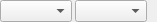
<?xml version="1.0" encoding="UTF-8"?>
<ui version="4.0">
 <class>CSelcalCodeSelector</class>
 <widget class="QFrame" name="CSelcalCodeSelector">
  <property name="geometry">
   <rect>
    <x>0</x>
    <y>0</y>
    <width>132</width>
    <height>22</height>
   </rect>
  </property>
  <property name="windowTitle">
   <string>SELCAL selector</string>
  </property>
  <layout class="QHBoxLayout" name="hl_SelcalCodeSelector">
   <property name="spacing">
    <number>3</number>
   </property>
   <property name="leftMargin">
    <number>0</number>
   </property>
   <property name="topMargin">
    <number>0</number>
   </property>
   <property name="rightMargin">
    <number>0</number>
   </property>
   <property name="bottomMargin">
    <number>0</number>
   </property>
   <item>
    <widget class="QComboBox" name="cb_SelcalPairs1"/>
   </item>
   <item>
    <widget class="QComboBox" name="cb_SelcalPairs2"/>
   </item>
   <item>
    <widget class="swift::gui::CTickLabel" name="lblp_ValidCodeIcon">
     <property name="sizePolicy">
      <sizepolicy hsizetype="Maximum" vsizetype="Maximum">
       <horstretch>0</horstretch>
       <verstretch>0</verstretch>
      </sizepolicy>
     </property>
     <property name="text">
      <string/>
     </property>
     <property name="pixmap">
      <pixmap resource="../../misc/misc.qrc">:/ant-design/icons/ant-design/check.svg</pixmap>
     </property>
    </widget>
   </item>
  </layout>
 </widget>
 <customwidgets>
  <customwidget>
   <class>swift::gui::CTickLabel</class>
   <extends>QLabel</extends>
   <header>gui/ticklabel.h</header>
  </customwidget>
 </customwidgets>
 <resources>
  <include location="../../misc/misc.qrc"/>
 </resources>
 <connections/>
</ui>
